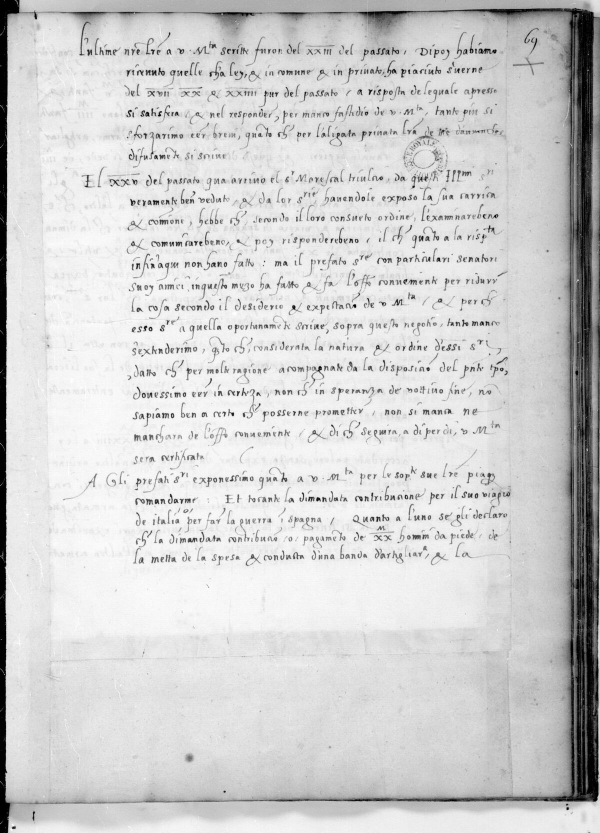
#> input picture targets/sormano/arya/img3000/f136_1200.jpg, 1200 x 1666 px (shown at 1/2 size)
$ python strips.py ../sormano/arya/img3000/f136_1200.jpg 5 5 5 5 ../sormano/arya/img3000/f140_1200.jpg
#> lines starting #> are read from the running program, lines starting #| are printed output that depends on the picture
# strips.py image rot y0 y1 n tag [x0 x1] : full-width strips of a rotated page into sm2/<tag>_k.jpg
import sys
from PIL import Image, ImageOps
f,rot,y0,y1,n,tag=sys.argv[1],int(sys.argv[2]),int(sys.argv[3]),int(sys.argv[4]),int(sys.argv[5]),sys.argv[6]
im=Image.open(f).convert('L').rotate(rot,expand=True); im=ImageOps.autocontrast(im,cutoff=1)
#> after `im = Image.open(f).convert('L').rotate(rot, expand=True)`:
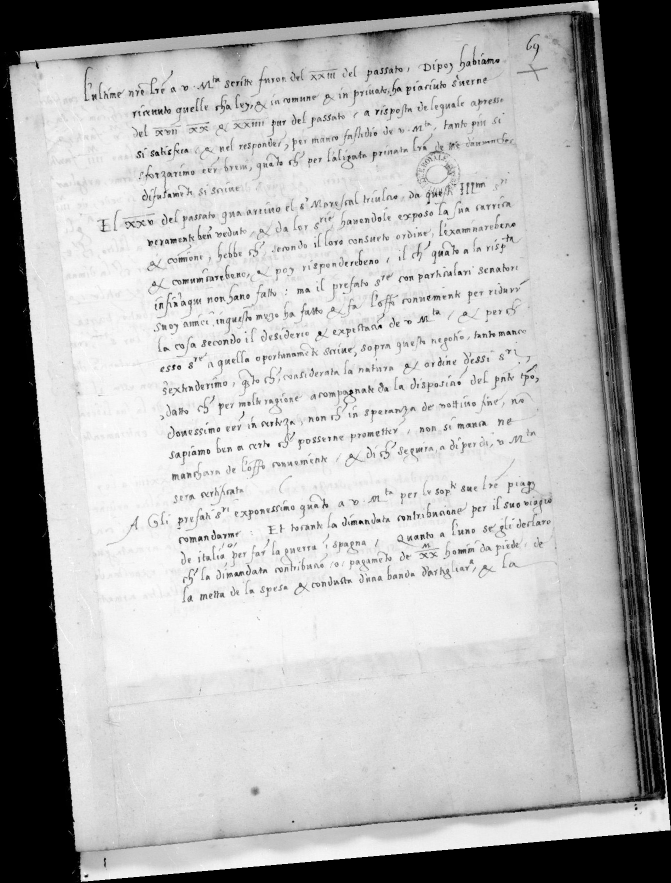
#> im: PIL image 1342x1766 L (shown at 1/2 size); min 0, max 255, mean 175.4
x0=int(sys.argv[7]) if len(sys.argv)>7 else 150; x1=int(sys.argv[8]) if len(sys.argv)>8 else im.size[0]-100
#> after `x1 = int(sys.argv[8]) if len(sys.argv) > 8 else im.size[0] - 100`: x1 = 1242
for k in range(n):
    a=y0+k*(y1-y0)//n-40; b=y0+(k+1)*(y1-y0)//n+40
    c=im.crop((x0,a,x1,b)); s=1600/c.size[0]; c.resize((1600,int(c.size[1]*s))).save(f'sm2/{tag}_{k}.jpg',quality=90)
#> this loop made 5 passes
#> pass 1, `c = im.crop((x0, a, x1, b))`:
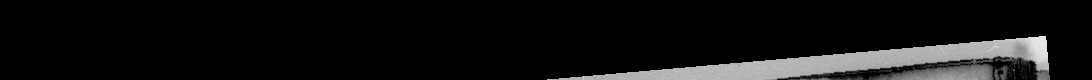
#> c: PIL image 1092x80 L; min 0, max 237, mean 18.2
#> pass 1, `c = im.crop((x0, a, x1, b))`:
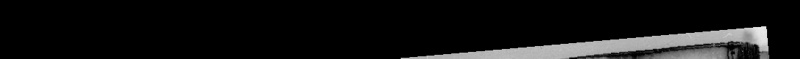
#> saved as f140_1200.jpg_0.jpg: PIL image 1600x117 L (shown at 1/2 size); min 0, max 255, mean 18.3

$ run again, on targets/sormano/arya/img3000/f142_1200.jpg
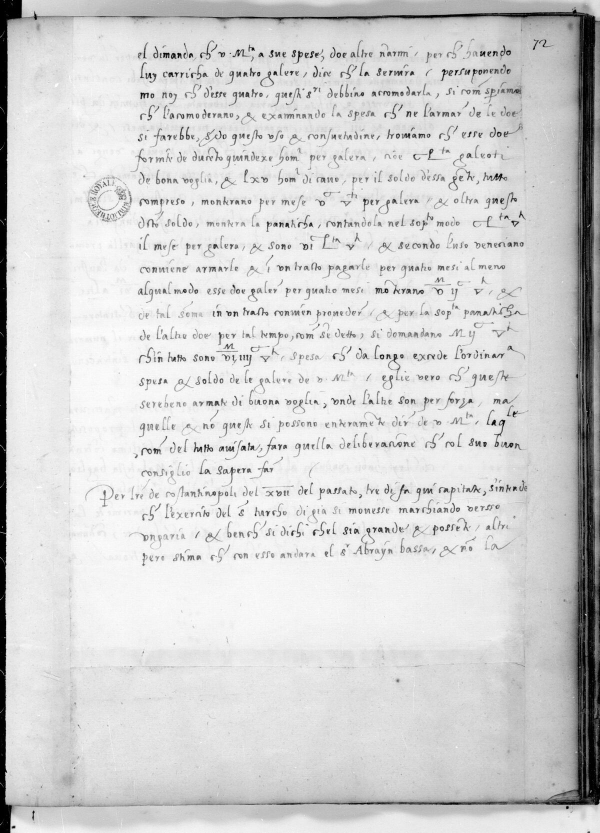
#> input picture targets/sormano/arya/img3000/f142_1200.jpg, 1200 x 1665 px (shown at 1/2 size)
#> `im = Image.open(f).convert('L').rotate(rot, expand=True)`:
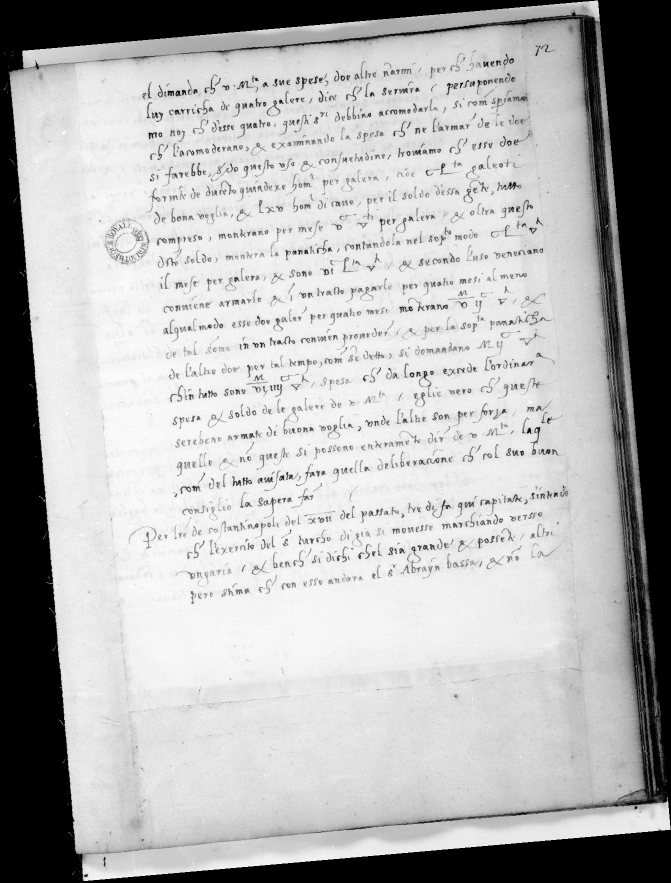
#> im: PIL image 1342x1765 L (shown at 1/2 size); min 0, max 255, mean 178.4
#> the loop `for k in range(n):` made 5 passes
#> pass 1, `c = im.crop((x0, a, x1, b))`:
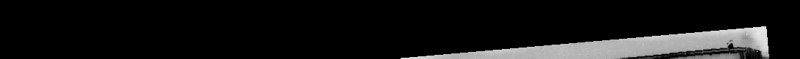
#> saved as f142_1200.jpg_0.jpg: PIL image 1600x117 L (shown at 1/2 size); min 0, max 253, mean 20.8

$ run again, on targets/sormano/arya/img3000/f146_1200.jpg
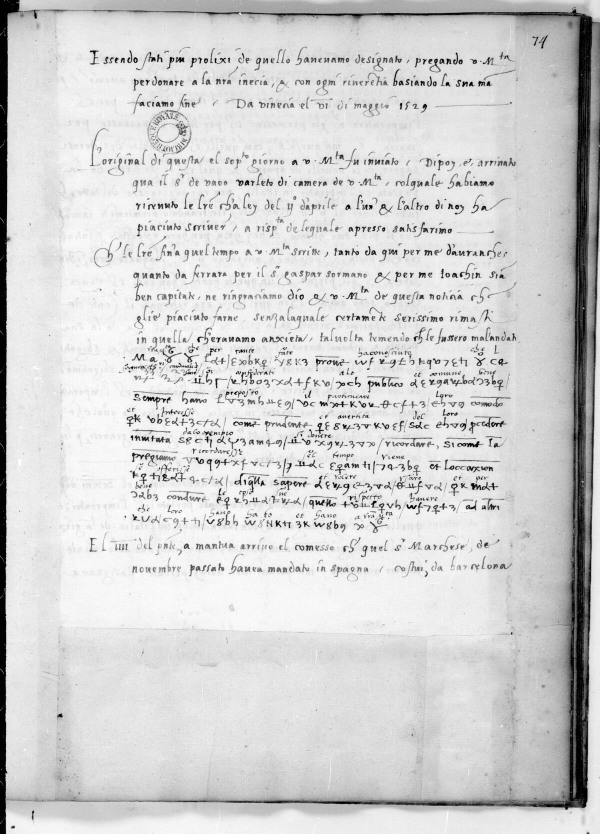
#> input picture targets/sormano/arya/img3000/f146_1200.jpg, 1200 x 1667 px (shown at 1/2 size)
#> `im = Image.open(f).convert('L').rotate(rot, expand=True)`:
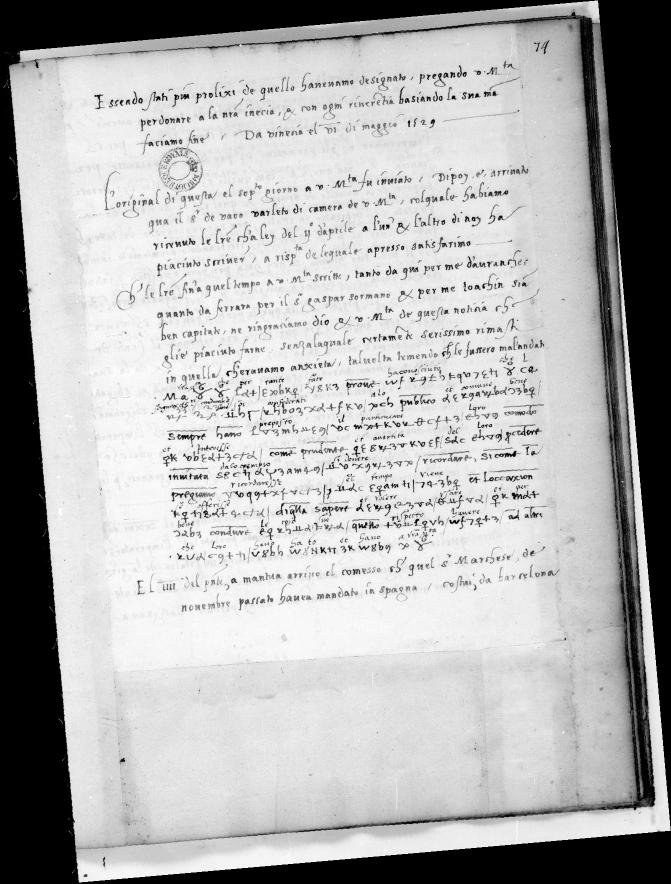
#> im: PIL image 1342x1767 L (shown at 1/2 size); min 0, max 255, mean 176.9
#> the loop `for k in range(n):` made 5 passes
#> pass 1, `c = im.crop((x0, a, x1, b))`:
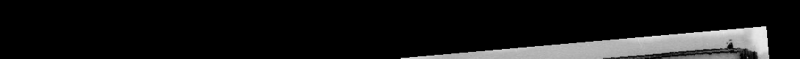
#> saved as f146_1200.jpg_0.jpg: PIL image 1600x117 L (shown at 1/2 size); min 0, max 255, mean 21.2
